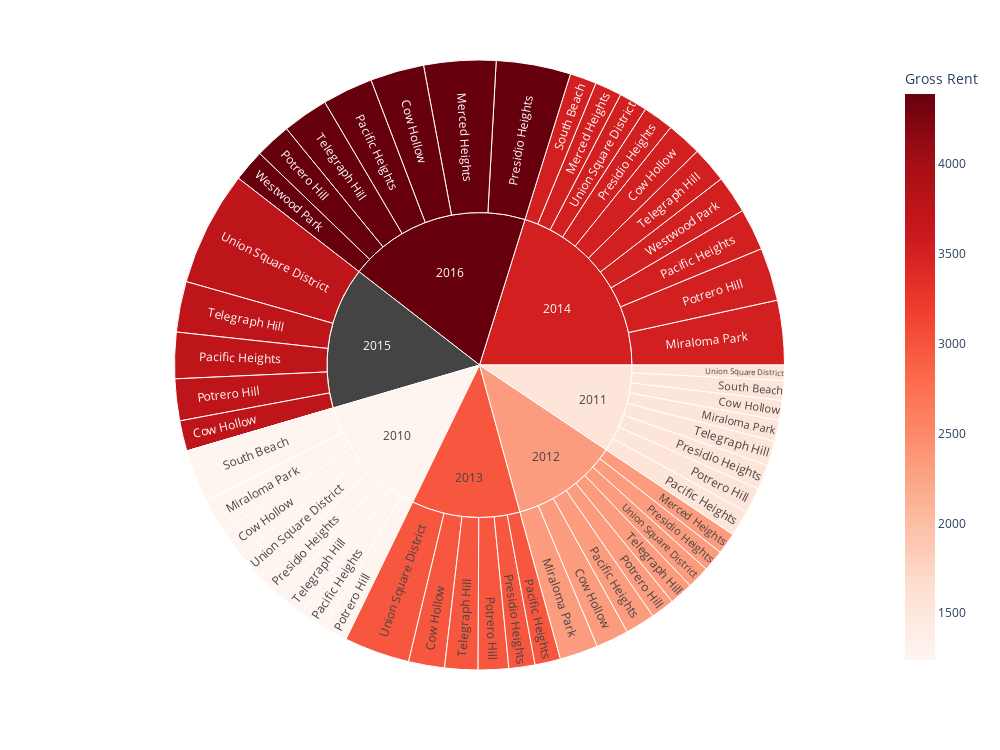

Here is the notebook cell this chart was saved with:
### Markdown cell above
### Create a sunburst chart to conduct a costs analysis of most expensive neighborhoods in San Francisco per year

### Code cell
#Create a sunburst plot for the 10 most expensive neighborhoods each year based on their gross_rent and sale price per sqft.
px.sunburst(
    sfo_expensive_neighborhoods_by_year, 
    path=["year","neighborhood"],
    values="sale_price_sqr_foot",
    color="gross_rent",
    labels={"gross_rent":"Gross Rent"},
    width=1000,
    height=750,
    color_continuous_scale="reds")

### Figure 1 — Plotly figure (JSON) as saved in the notebook; plotly's stock layout.template omitted (floating-point values rounded to 4 significant figures)
{"data": [{"branchvalues": "total", "customdata": [[1239], [1530.0], [2324], [2971], [3528.0], [3739.0], [4390], [2324], [3528], [4390], [1239], [1530], [2324], [3528.0], [1239], [1530], [2324], [2971], [3528], [3739], [4390], [1239], [1530], [2324], [2971], [3528], [3739], [4390], [1239], [1530], [2324], [2971], [3528], [null], [4390], [1239], [1530.0], [3528], [1239], [1530], [2324], [2971], [3528.0], [3739], [4390], [1239], [1530], [2324], [2971], [3528], [3739.0], [3528.0], [4390], [1239.0], [1530], [2324.0], [2971], [3528], [null], [4390]], "domain": {"x": [0, 1], "y": [0, 1]}, "hovertemplate": "labels=%{label}<br>sale_price_sqr_foot=%{value}<br>parent=%{parent}<br>id=%{id}<br>Gross Rent=%{color}<extra></extra>", "ids": ["2010/Cow Hollow", "2011/Cow Hollow", "2012/Cow Hollow", "2013/Cow Hollow", "2014/Cow Hollow", "2015/Cow Hollow", "2016/Cow Hollow", "2012/Merced Heights", "2014/Merced Heights", "2016/Merced Heights", "2010/Miraloma Park", "2011/Miraloma Park", "2012/Miraloma Park", "2014/Miraloma Park", "2010/Pacific Heights", "2011/Pacific Heights", "2012/Pacific Heights", "2013/Pacific Heights", "2014/Pacific Heights", "2015/Pacific Heights", "2016/Pacific Heights", "2010/Potrero Hill", "2011/Potrero Hill", "2012/Potrero Hill", "2013/Potrero Hill", "2014/Potrero Hill", "2015/Potrero Hill", "2016/Potrero Hill", "2010/Presidio Heights", "2011/Presidio Heights", "2012/Presidio Heights", "2013/Presidio Heights", "2014/Presidio Heights", "2015/Presidio Heights", "2016/Presidio Heights", "2010/South Beach", "2011/South Beach", "2014/South Beach", "2010/Telegraph Hill", "2011/Telegraph Hill", "2012/Telegraph Hill", "2013/Telegraph Hill", "2014/Telegraph Hill", "2015/Telegraph Hill", "2016/Telegraph Hill", "2010/Union Square District", "2011/Union Square District", "2012/Union Square District", "2013/Union Square District", "2014/Union Square District", "2015/Union Square District", "2014/Westwood Park", "2016/Westwood Park", "2010", "2011", "2012", "2013", "2014", "2015", "2016"], "labels": ["Cow Hollow", "Cow Hollow", "Cow Hollow", "Cow Hollow", "Cow Hollow", "Cow Hollow", "Cow Hollow", "Merced Heights", "Merced Heights", "Merced Heights", "Miraloma Park", "Miraloma Park", "Miraloma Park", "Miraloma Park", "Pacific Heights", "Pacific Heights", "Pacific Heights", "Pacific Heights", "Pacific Heights", "Pacific Heights", "Pacific Heights", "Potrero Hill", "Potrero Hill", "Potrero Hill", "Potrero Hill", "Potrero Hill", "Potrero Hill", "Potrero Hill", "Presidio Heights", "Presidio Heights", "Presidio Heights", "Presidio Heights", "Presidio Heights", "Presidio Heights", "Presidio Heights", "South Beach", "South Beach", "South Beach", "Telegraph Hill", "Telegraph Hill", "Telegraph Hill", "Telegraph Hill", "Telegraph Hill", "Telegraph Hill", "Telegraph Hill", "Union Square District", "Union Square District", "Union Square District", "Union Square District", "Union Square District", "Union Square District", "Westwood Park", "Westwood Park", "2010", "2011", "2012", "2013", "2014", "2015", "2016"], "marker": {"coloraxis": "coloraxis", "colors": [1239, 1530.0, 2324, 2971, 3528.0, 3739.0, 4390, 2324, 3528, 4390, 1239, 1530, 2324, 3528.0, 1239, 1530, 2324, 2971, 3528, 3739, 4390, 1239, 1530, 2324, 2971, 3528, 3739, 4390, 1239, 1530, 2324, 2971, 3528, null, 4390, 1239, 1530.0, 3528, 1239, 1530, 2324, 2971, 3528.0, 3739, 4390, 1239, 1530, 2324, 2971, 3528, 3739.0, 3528.0, 4390, 1239.0, 1530, 2324.0, 2971, 3528, null, 4390]}, "name": "", "parents": ["2010", "2011", "2012", "2013", "2014", "2015", "2016", "2012", "2014", "2016", "2010", "2011", "2012", "2014", "2010", "2011", "2012", "2013", "2014", "2015", "2016", "2010", "2011", "2012", "2013", "2014", "2015", "2016", "2010", "2011", "2012", "2013", "2014", "2015", "2016", "2010", "2011", "2014", "2010", "2011", "2012", "2013", "2014", "2015", "2016", "2010", "2011", "2012", "2013", "2014", "2015", "2014", "2016", "", "", "", "", "", "", ""], "type": "sunburst", "values": [569.4, 390.6, 644.8, 707.4, 691.9, 598.6, 1059.0, 421.1, 528.7, 1417.0, 680.6, 414.7, 756.2, 1268.0, 496.5, 509.0, 586.2, 503.9, 824.7, 910.2, 996.4, 491.5, 503.1, 466.6, 598.7, 1045.0, 821.3, 707.7, 549.4, 493.8, 426.6, 512.8, 603.5, 0, 1466.0, 1037.0, 388.6, 524.6, 524.8, 483.4, 465.8, 653.3, 708.2, 997.0, 903.0, 569.2, 302.1, 445.2, 1290.0, 558.3, 2259.0, 743.0, 631.2, 4918.0, 3485.0, 4213.0, 4267.0, 7496.0, 5586.0, 7180.0]}], "layout": {"coloraxis": {"colorbar": {"title": {"text": "Gross Rent"}}, "colorscale": [[0, "rgb(255,245,240)"], [0.125, "rgb(254,224,210)"], [0.25, "rgb(252,187,161)"], [0.375, "rgb(252,146,114)"], [0.5, "rgb(251,106,74)"], [0.625, "rgb(239,59,44)"], [0.75, "rgb(203,24,29)"], [0.875, "rgb(165,15,21)"], [1, "rgb(103,0,13)"]]}, "height": 750, "legend": {"tracegroupgap": 0}, "margin": {"t": 60}, "width": 1000}}
